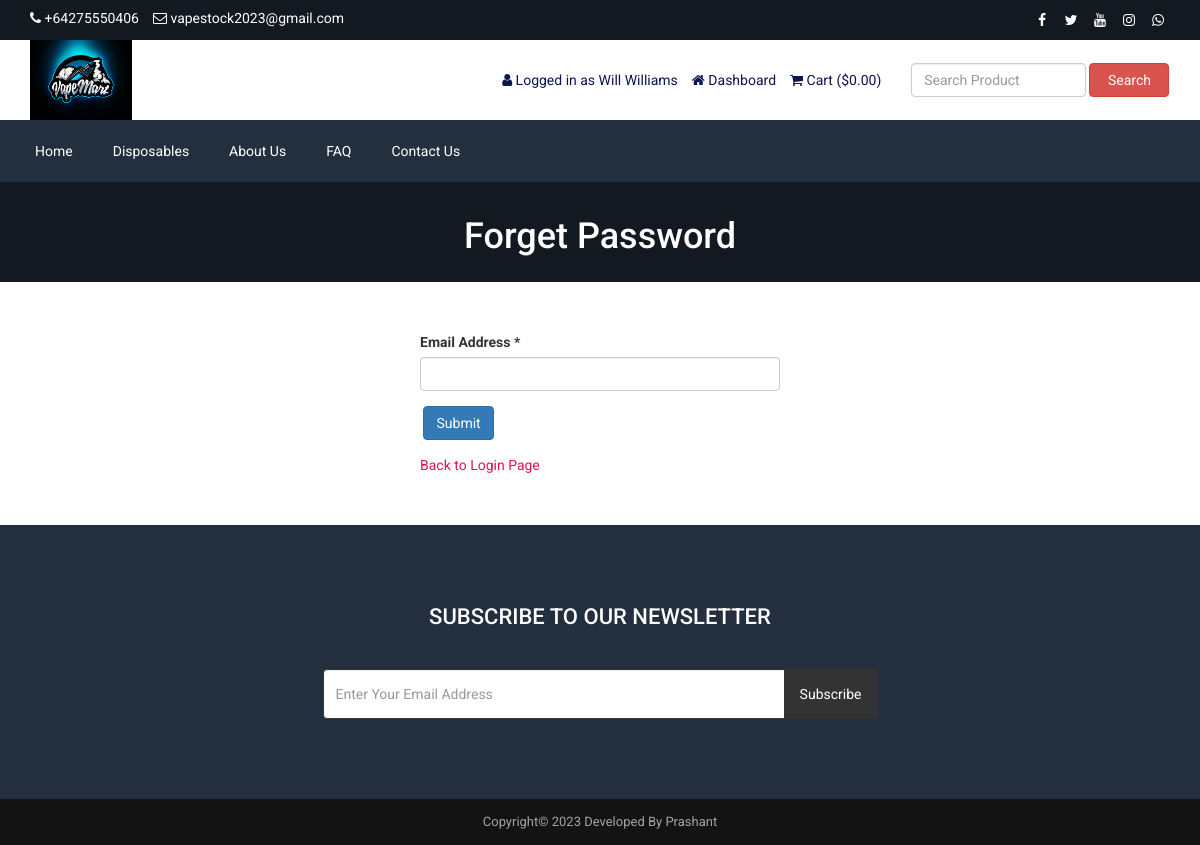
The app's page /forget-password.php (signed in) with its own data.
### tables this page shows
CREATE TABLE `tbl_settings` (
  `id` int(11) NOT NULL,
  `logo` varchar(255) NOT NULL,
  `favicon` varchar(255) NOT NULL,
  `footer_about` text NOT NULL,
  `footer_copyright` text NOT NULL,
  `contact_address` text NOT NULL,
  `contact_email` varchar(255) NOT NULL,
  `contact_phone` varchar(255) NOT NULL,
  `contact_fax` varchar(255) NOT NULL,
  `contact_map_iframe` text NOT NULL,
  `receive_email` varchar(255) NOT NULL,
  `receive_email_subject` varchar(255) NOT NULL,
  `receive_email_thank_you_message` text NOT NULL,
  `forget_password_message` text NOT NULL,
  `total_recent_post_footer` int(10) NOT NULL,
  `total_popular_post_footer` int(10) NOT NULL,
  `total_recent_post_sidebar` int(11) NOT NULL,
  `total_popular_post_sidebar` int(11) NOT NULL,
  `total_featured_product_home` int(11) NOT NULL,
  `total_latest_product_home` int(11) NOT NULL,
  `total_popular_product_home` int(11) NOT NULL,
  `meta_title_home` text NOT NULL,
  `meta_keyword_home` text NOT NULL,
  `meta_description_home` text NOT NULL,
  `banner_login` varchar(255) NOT NULL,
  `banner_registration` varchar(255) NOT NULL,
  `banner_forget_password` varchar(255) NOT NULL,
  `banner_reset_password` varchar(255) NOT NULL,
  `banner_search` varchar(255) NOT NULL,
  `banner_cart` varchar(255) NOT NULL,
  `banner_checkout` varchar(255) NOT NULL,
  `banner_product_category` varchar(255) NOT NULL,
  `banner_blog` varchar(255) NOT NULL,
  `cta_title` varchar(255) NOT NULL,
  `cta_content` text NOT NULL,
  `cta_read_more_text` varchar(255) NOT NULL,
  `cta_read_more_url` varchar(255) NOT NULL,
  `cta_photo` varchar(255) NOT NULL,
  `featured_product_title` varchar(255) NOT NULL,
  `featured_product_subtitle` varchar(255) NOT NULL,
  `latest_product_title` varchar(255) NOT NULL,
  `latest_product_subtitle` varchar(255) NOT NULL,
  `popular_product_title` varchar(255) NOT NULL,
  `popular_product_subtitle` varchar(255) NOT NULL,
  `testimonial_title` varchar(255) NOT NULL,
  `testimonial_subtitle` varchar(255) NOT NULL,
  `testimonial_photo` varchar(255) NOT NULL,
  `blog_title` varchar(255) NOT NULL,
  `blog_subtitle` varchar(255) NOT NULL,
  `newsletter_text` text NOT NULL,
  `paypal_email` varchar(255) NOT NULL,
  `stripe_public_key` varchar(255) NOT NULL,
  `stripe_secret_key` varchar(255) NOT NULL,
  `bank_detail` text NOT NULL,
  `before_head` text NOT NULL,
  `after_body` text NOT NULL,
  `before_body` text NOT NULL,
  `home_service_on_off` int(11) NOT NULL,
  `home_welcome_on_off` int(11) NOT NULL,
  `home_featured_product_on_off` int(11) NOT NULL,
  `home_latest_product_on_off` int(11) NOT NULL,
  `home_popular_product_on_off` int(11) NOT NULL,
  `home_testimonial_on_off` int(11) NOT NULL,
  `home_blog_on_off` int(11) NOT NULL,
  `newsletter_on_off` int(11) NOT NULL,
  `ads_above_welcome_on_off` int(1) NOT NULL,
  `ads_above_featured_product_on_off` int(1) NOT NULL,
  `ads_above_latest_product_on_off` int(1) NOT NULL,
  `ads_above_popular_product_on_off` int(1) NOT NULL,
  `ads_above_testimonial_on_off` int(1) NOT NULL,
  `ads_category_sidebar_on_off` int(1) NOT NULL
);

CREATE TABLE `tbl_social` (
  `social_id` int(11) NOT NULL,
  `social_name` varchar(30) NOT NULL,
  `social_url` varchar(255) NOT NULL,
  `social_icon` varchar(30) NOT NULL
);

CREATE TABLE `tbl_top_category` (
  `tcat_id` int(11) NOT NULL,
  `tcat_name` varchar(255) NOT NULL,
  `show_on_menu` int(1) NOT NULL
);

CREATE TABLE `tbl_page` (
  `id` int(11) NOT NULL,
  `about_title` varchar(255) NOT NULL,
  `about_content` text NOT NULL,
  `about_banner` varchar(255) NOT NULL,
  `about_meta_title` varchar(255) NOT NULL,
  `about_meta_keyword` text NOT NULL,
  `about_meta_description` text NOT NULL,
  `faq_title` varchar(255) NOT NULL,
  `faq_banner` varchar(255) NOT NULL,
  `faq_meta_title` varchar(255) NOT NULL,
  `faq_meta_keyword` text NOT NULL,
  `faq_meta_description` text NOT NULL,
  `blog_title` varchar(255) NOT NULL,
  `blog_banner` varchar(255) NOT NULL,
  `blog_meta_title` varchar(255) NOT NULL,
  `blog_meta_keyword` text NOT NULL,
  `blog_meta_description` text NOT NULL,
  `contact_title` varchar(255) NOT NULL,
  `contact_banner` varchar(255) NOT NULL,
  `contact_meta_title` varchar(255) NOT NULL,
  `contact_meta_keyword` text NOT NULL,
  `contact_meta_description` text NOT NULL,
  `pgallery_title` varchar(255) NOT NULL,
  `pgallery_banner` varchar(255) NOT NULL,
  `pgallery_meta_title` varchar(255) NOT NULL,
  `pgallery_meta_keyword` text NOT NULL,
  `pgallery_meta_description` text NOT NULL,
  `vgallery_title` varchar(255) NOT NULL,
  `vgallery_banner` varchar(255) NOT NULL,
  `vgallery_meta_title` varchar(255) NOT NULL,
  `vgallery_meta_keyword` text NOT NULL,
  `vgallery_meta_description` text NOT NULL
);

### forget-password.php (the view, shortened to what this page needs)
<?php require_once('header.php'); ?>
<?php
$statement = $pdo->prepare("SELECT * FROM tbl_settings WHERE id=1");
$statement->execute();
$result = $statement->fetchAll(PDO::FETCH_ASSOC);
foreach ($result as $row) {
    $banner_forget_password = $row['banner_forget_password'];
}
?>
<div class="page-banner" style="background-color:#444;background-image: url(assets/uploads/<?php echo $banner_forget_password; ?>);">
    <div class="inner">
        <h1><?php echo LANG_VALUE_97; ?></h1>
    </div>
</div>
<div class="page">
    <div class="container">
        <div class="row">
            <div class="col-md-12">
                <div class="user-content">
                    <form action="" method="post">
                        <div class="row">
                            <div class="col-md-4"></div>
                            <div class="col-md-4">
                                <div class="form-group">
                                    <label for=""><?php echo LANG_VALUE_94; ?> *</label>
                                    <input type="email" class="form-control" name="cust_email">
                                </div>
                                <div class="form-group">
                                    <input type="submit" class="btn btn-primary" value="<?php echo LANG_VALUE_4; ?>" name="form1">
                                </div>
                                <a href="login.php" style="color:#e4144d;"><?php echo LANG_VALUE_12; ?></a>
                            </div>
                        </div>
                    </form>
                </div>
            </div>
        </div>
    </div>
</div>
<?php require_once('footer.php'); ?>

### header.php (shortened to what this page needs)
<?php
include("admin/inc/config.php");
$statement = $pdo->prepare("SELECT * FROM tbl_settings WHERE id=1");
$statement->execute();
$result = $statement->fetchAll(PDO::FETCH_ASSOC);
foreach ($result as $row)
{
	$logo = $row['logo'];
	$contact_email = $row['contact_email'];
	$contact_phone = $row['contact_phone'];
}
?>
<!DOCTYPE html>
<html lang="en">
<head>
	<link rel="stylesheet" href="assets/css/bootstrap.min.css">
	<link rel="stylesheet" href="assets/css/font-awesome.min.css">
	<link rel="stylesheet" href="assets/css/owl.carousel.min.css">
	<link rel="stylesheet" href="assets/css/owl.theme.default.min.css">
	<link rel="stylesheet" href="assets/css/jquery.bxslider.min.css">
    <link rel="stylesheet" href="assets/css/magnific-popup.css">
    <link rel="stylesheet" href="assets/css/rating.css">
	<link rel="stylesheet" href="assets/css/spacing.css">
	<link rel="stylesheet" href="assets/css/bootstrap-touch-slider.css">
	<link rel="stylesheet" href="assets/css/animate.min.css">
	<link rel="stylesheet" href="assets/css/tree-menu.css">
	<link rel="stylesheet" href="assets/css/select2.min.css">
	<link rel="stylesheet" href="assets/css/main.css">
	<link rel="stylesheet" href="assets/css/responsive.css">
	<?php
	$statement = $pdo->prepare("SELECT * FROM tbl_page WHERE id=1");
	$statement->execute();
	$result = $statement->fetchAll(PDO::FETCH_ASSOC);
		?>
</head>
<body>
<div class="top">
	<div class="container">
		<div class="row">
			<div class="col-md-6 col-sm-6 col-xs-12">
				<div class="left">
					<ul>
						<li><i class="fa fa-phone"></i> <?php echo $contact_phone; ?></li>
						<li><i class="fa fa-envelope-o"></i> <?php echo $contact_email; ?></li>
					</ul>
				</div>
			</div>
			<div class="col-md-6 col-sm-6 col-xs-12">
				<div class="right">
					<ul>
						<?php
						$statement = $pdo->prepare("SELECT * FROM tbl_social");
						$statement->execute();
						$result = $statement->fetchAll(PDO::FETCH_ASSOC);
						foreach ($result as $row) {
							?>
							<?php if($row['social_url'] != ''): ?>
							<li><a href="<?php echo $row['social_url']; ?>"><i class="<?php echo $row['social_icon']; ?>"></i></a></li>
							<?php endif; ?>
							<?php
						}
						?>
					</ul>
				</div>
			</div>
		</div>
	</div>
</div>
<div class="header">
	<div class="container">
		<div class="row inner">
			<div class="col-md-4 logo">
				<a href="index.php"><img src="assets/uploads/<?php echo $logo; ?>" alt="logo image"></a>
			</div>
			<div class="col-md-5 right">
				<ul>
					<?php
					if(isset($_SESSION['customer'])) {
						?>
						<li><i class="fa fa-user"></i> <?php echo LANG_VALUE_13; ?> <?php echo $_SESSION['customer']['cust_name']; ?></li>
						<li><a href="dashboard.php"><i class="fa fa-home"></i> <?php echo LANG_VALUE_89; ?></a></li>
						<?php
					} else {
						?>
						<li><a href="login.php"><i class="fa fa-sign-in"></i> <?php echo LANG_VALUE_9; ?></a></li>
						<li><a href="registration.php"><i class="fa fa-user-plus"></i> <?php echo LANG_VALUE_15; ?></a></li>
						<?php
					}
					?>
					<li><a href="cart.php"><i class="fa fa-shopping-cart"></i> <?php echo LANG_VALUE_18; ?> (<?php echo LANG_VALUE_1; ?><?php
					if(isset($_SESSION['cart_p_id'])) {
						$table_total_price = 0;
						$i=0;
	                    foreach($_SESSION['cart_p_qty'] as $key => $value)
	                    {
	                        $i++;
	                        $arr_cart_p_qty[$i] = $value;
	                    }                    $i=0;
	                    foreach($_SESSION['cart_p_current_price'] as $key => $value)
	                    {
	                        $i++;
	                        $arr_cart_p_current_price[$i] = $value;
	                    }
	                    for($i=1;$i<=count($arr_cart_p_qty);$i++) {
	                    	$row_total_price = $arr_cart_p_current_price[$i]*$arr_cart_p_qty[$i];
	                        $table_total_price = $table_total_price + $row_total_price;
	                    }
						echo $table_total_price;
					} else {
						echo '0.00';
					}
					?>)</a></li>
				</ul>
			</div>
			<div class="col-md-3 search-area">
				<form class="navbar-form navbar-left" role="search" action="search-result.php" method="get">
					<div class="form-group">
						<input type="text" class="form-control search-top" placeholder="<?php echo LANG_VALUE_2; ?>" name="search_text">
					</div>
					<button type="submit" class="btn btn-danger"><?php echo LANG_VALUE_3; ?></button>
				</form>
			</div>
		</div>
	</div>
</div>
<div class="nav">
	<div class="container">
		<div class="row">
			<div class="col-md-12 pl_0 pr_0">
				<div class="menu-container">
					<div class="menu">
						<ul>
							<li><a href="index.php">Home</a></li>
							<?php
							$statement = $pdo->prepare("SELECT * FROM tbl_top_category WHERE show_on_menu=1");
							$statement->execute();
							$result = $statement->fetchAll(PDO::FETCH_ASSOC);
							foreach ($result as $row) {
								?>
								<li><a href="product-category.php?id=<?php echo $row['tcat_id']; ?>&type=top-category"><?php echo $row['tcat_name']; ?></a>
								</li>
								<?php
							}
							?>
							<?php
							$statement = $pdo->prepare("SELECT * FROM tbl_page WHERE id=1");
							$statement->execute();
							$result = $statement->fetchAll(PDO::FETCH_ASSOC);
							foreach ($result as $row) {
								$about_title = $row['about_title'];
								$faq_title = $row['faq_title'];
								$contact_title = $row['contact_title'];
							}
							?>
							<li><a href="about.php"><?php echo $about_title; ?></a></li>
							<li><a href="faq.php"><?php echo $faq_title; ?></a></li>
							<li><a href="contact.php"><?php echo $contact_title; ?></a></li>
						</ul>
					</div>
				</div>
			</div>
		</div>
	</div>
</div>

### footer.php (shortened to what this page needs)
<?php
$statement = $pdo->prepare("SELECT * FROM tbl_settings WHERE id=1");
$statement->execute();
$result = $statement->fetchAll(PDO::FETCH_ASSOC);
foreach ($result as $row)
{
	$footer_copyright = $row['footer_copyright'];
    $newsletter_on_off = $row['newsletter_on_off'];
}
?>
<?php if($newsletter_on_off == 1): ?>
<section class="home-newsletter">
	<div class="container">
		<div class="row">
			<div class="col-md-6 col-md-offset-3">
				<div class="single">
				<form action="" method="post">
					<h2><?php echo LANG_VALUE_93; ?></h2>
					<div class="input-group">
			        	<input type="email" class="form-control" placeholder="<?php echo LANG_VALUE_95; ?>" name="email_subscribe">
			         	<span class="input-group-btn">
			         	<button class="btn btn-theme" type="submit" name="form_subscribe"><?php echo LANG_VALUE_92; ?></button>
			         	</span>
			        </div>
				</div>
			</div>
		</div>
	</div>
</section>
<?php endif; ?>
<div class="footer-bottom">
	<div class="container">
		<div class="row">
			<div class="col-md-12 copyright">
				<?php echo $footer_copyright; ?>
			</div>
		</div>
	</div>
</div>
</body>
</html>

### records on screen
tbl_settings: contact_phone "+64275550406", contact_email "vapestock2023@gmail.com", logo (picture), banner_forget_password (picture), footer_copyright "Copyright© 2023 Developed By Prashant"
tbl_top_category: tcat_name "Disposables"
tbl_page: about_title "About Us", faq_title "FAQ", contact_title "Contact Us"

### other values on screen
LANG_VALUE_13 "Logged in as"
$_SESSION['customer']['cust_name'] "Will Williams"
LANG_VALUE_89 "Dashboard"
LANG_VALUE_18 "Cart"
LANG_VALUE_1 "$"
LANG_VALUE_3 "Search"
LANG_VALUE_97 "Forget Password"
LANG_VALUE_94 "Email Address"
LANG_VALUE_12 "Back to Login Page"
LANG_VALUE_93 "SUBSCRIBE TO OUR NEWSLETTER"
LANG_VALUE_92 "Subscribe"
